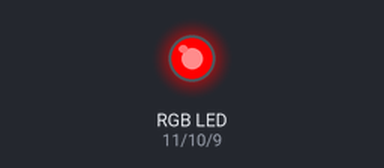
This sketch was run on a simulated Arduino Uno, built with avr-gcc and run on an emulated ATmega328P. On the bench: an RGB LED mixed from three pins (HIGH = lit).

Above: at 0.1 s.
At 10.1 s:
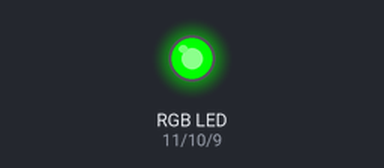
At 20.1 s:
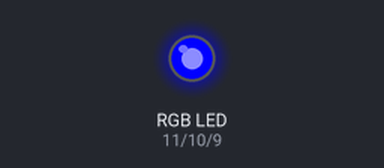
At 30.1 s:
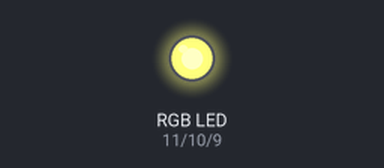
Timing chart, 0 to 31.6 s (numbered marks = the images above):
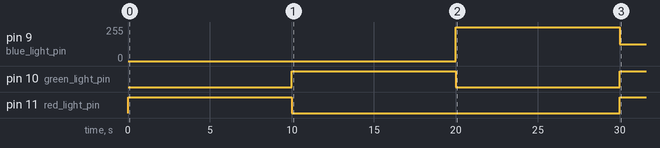

The sketch:

sketch_sep17a.ino
```cpp
int red_light_pin= 11;
int green_light_pin = 10;
int blue_light_pin = 9;
void setup() {
  pinMode(red_light_pin, OUTPUT);
  pinMode(green_light_pin, OUTPUT);
  pinMode(blue_light_pin, OUTPUT);
}
void loop() {
  RGB_color(255, 0, 0); // Red
  delay(10000);
  RGB_color(0, 255, 0); // Green
  delay(10000);
  RGB_color(0, 0, 255); // Blue
  delay(10000);
  RGB_color(255, 255, 125); // Raspberry
  delay(10000);
  RGB_color(0, 255, 255); // Cyan
  delay(10000);
  RGB_color(255, 0, 255); // Magenta
  delay(10000);
  RGB_color(255, 255, 0); // Yellow
  delay(10000);
  RGB_color(255, 255, 255); // White
  delay(10000);
}
void RGB_color(int red_light_value, int green_light_value, int blue_light_value)
 {
  analogWrite(red_light_pin, red_light_value);
  analogWrite(green_light_pin, green_light_value);
  analogWrite(blue_light_pin, blue_light_value);
}
```

Measured:
- by itself, pin 9 (blue_light_pin): 0/255 → 255/255 at 20.0 s, → 125/255 10.0 s later
- by itself, pin 10 (green_light_pin): LOW → HIGH at 10.0 s, → LOW 10.0 s later, → HIGH 10.0 s later
- by itself, pin 11 (red_light_pin): LOW → HIGH at 0.00 s, → LOW 10.0 s later, → HIGH 20.0 s later
